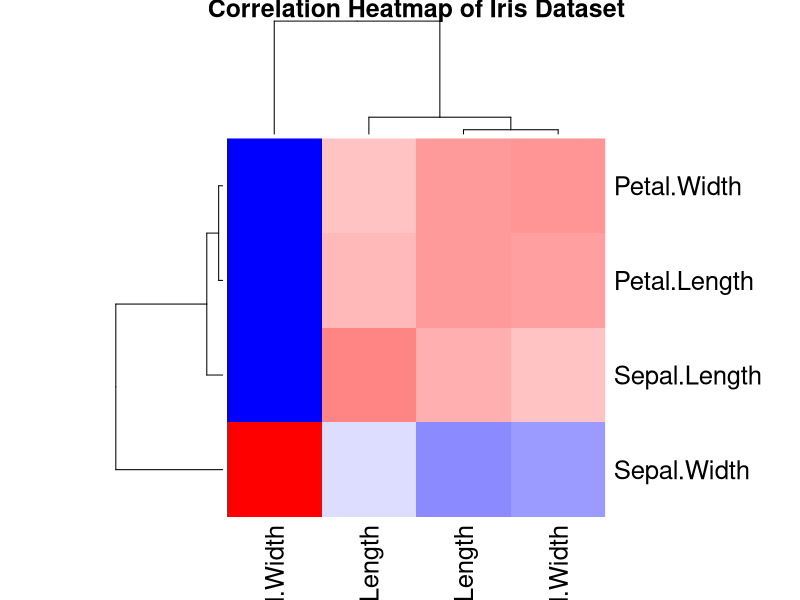
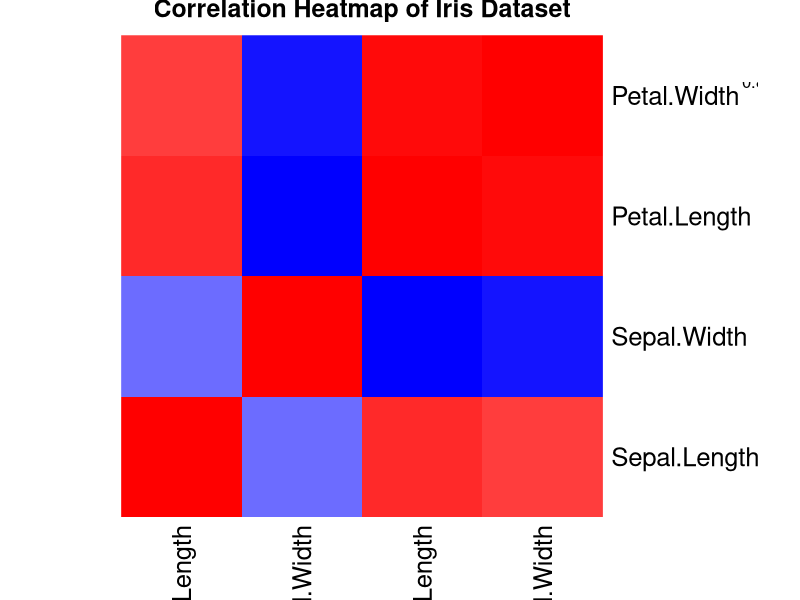
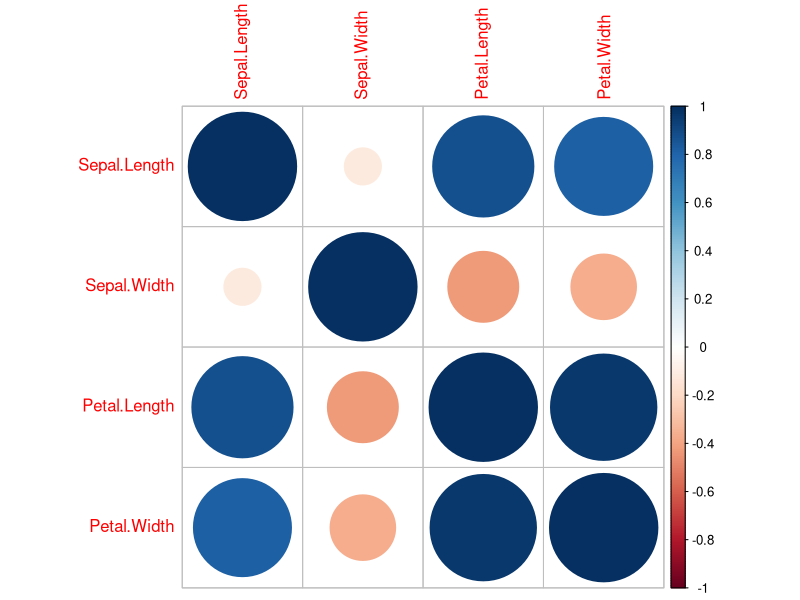
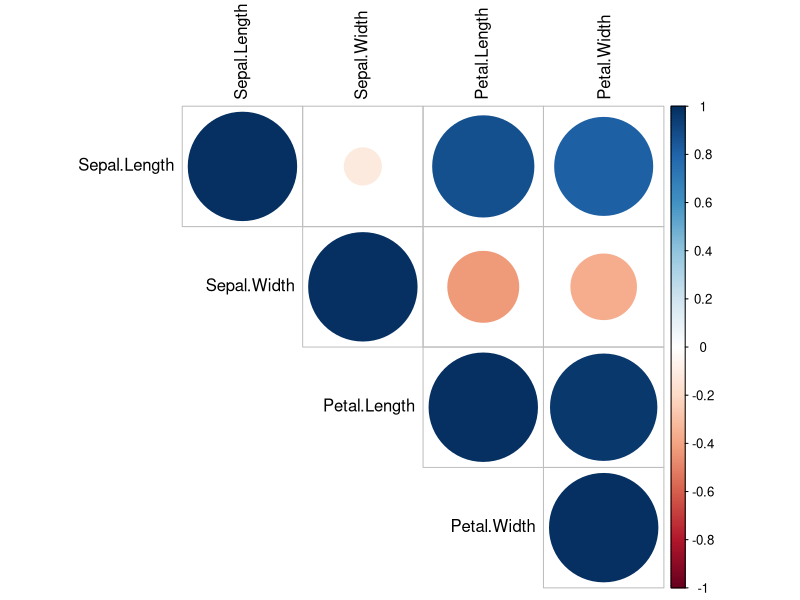
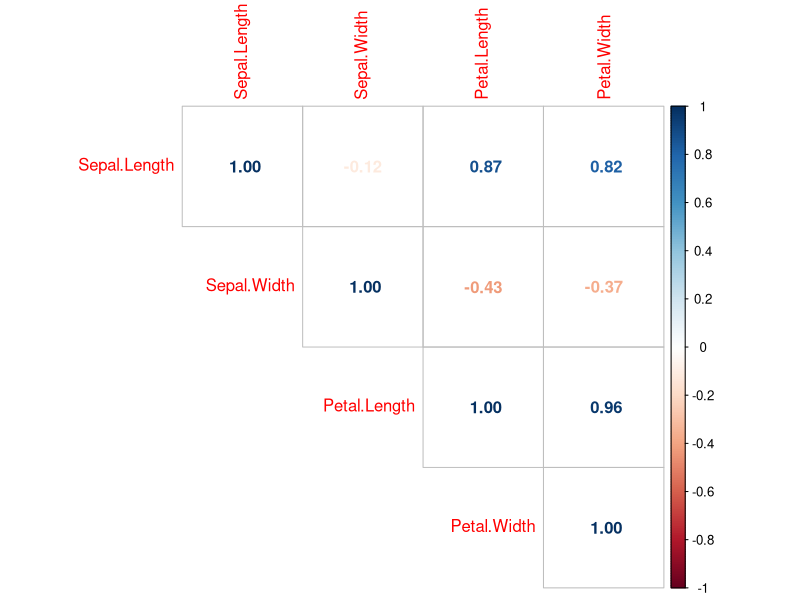
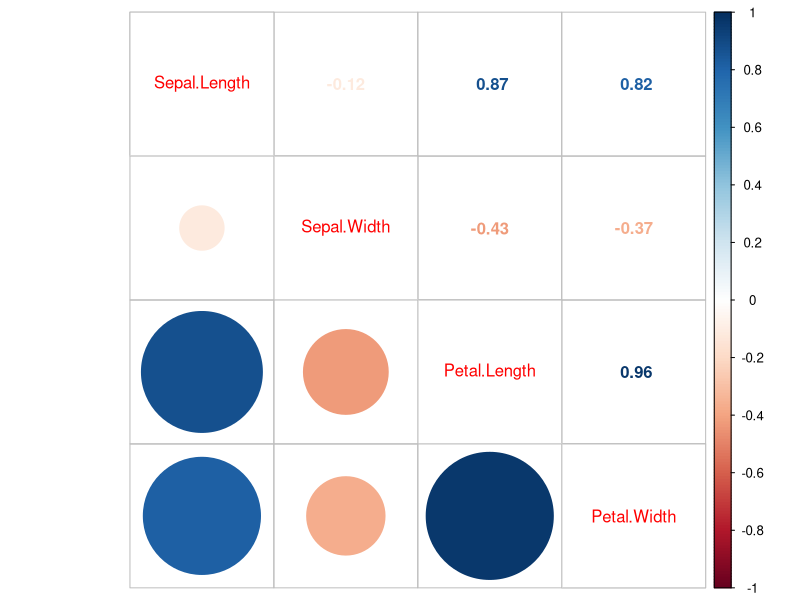
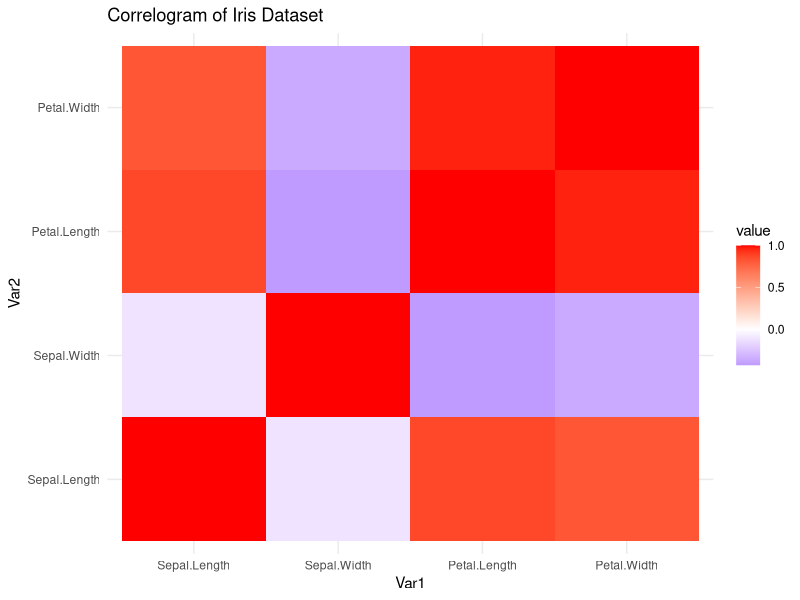
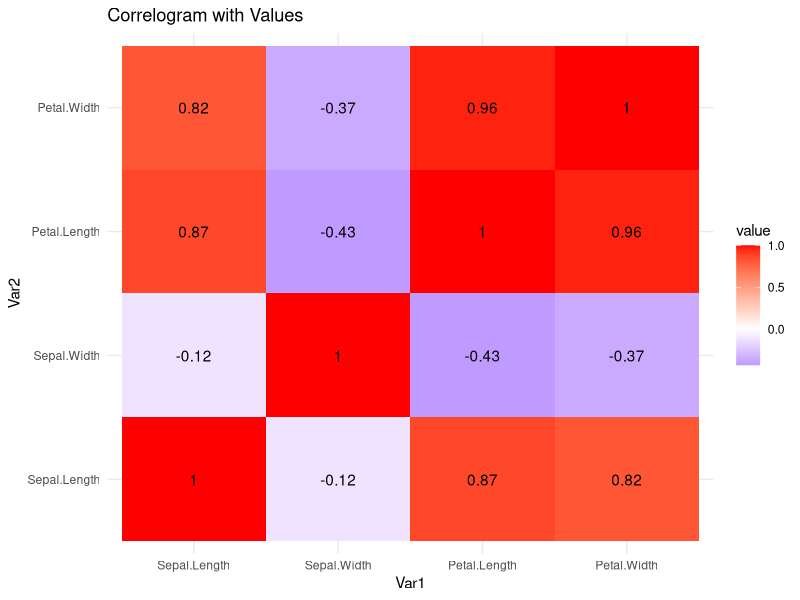

Source code (R) for these figures, in order:
# Load dataset 
data(iris)

# Select numeric columns 
iris_num <- iris[, 1:4]

# Compute correlation matrix 
corr_matrix <- cor(iris_num)
print(corr_matrix)

# HEATMAP (Base R)
heatmap(
  corr_matrix,
  col = colorRampPalette(c("blue", "white", "red"))(100),
  main = "Correlation Heatmap of Iris Dataset"
)

# Heatmap without clustering 
heatmap(
  corr_matrix,
  col = colorRampPalette(c("blue", "white", "red"))(100),
  Rowv = NA,
  Colv = NA,
  scale = "none",
  main = "Correlation Heatmap of Iris Dataset"
)

# Add correlation values on heatmap 
text(
  x = col(corr_matrix),
  y = nrow(corr_matrix) - row(corr_matrix) + 1,
  labels = round(corr_matrix, 2)
)

# CORRPLOT
# Install once (comment after first use) 
install.packages("corrplot")

library(corrplot)

# Basic corrplot
corrplot(corr_matrix)

# Circle style (upper triangle) 
corrplot(
  corr_matrix,
  method = "circle",
  type = "upper",
  tl.col = "black"
)

# Numbers style 
corrplot(
  corr_matrix,
  method = "number",
  type = "upper"
)

# Mixed correlogram 
corrplot.mixed(
  corr_matrix,
  lower = "circle",
  upper = "number"
)

# ---------------- GGPLOT2 CORRELOGRAM ----------------
# install.packages("reshape2") 
# install.packages("ggplot2")

library(reshape2)
library(ggplot2)

# Convert to long format 
corr_long <- melt(corr_matrix)

# Basic correlogram
ggplot(corr_long, aes(Var1, Var2, fill = value)) +
  geom_tile() +
  scale_fill_gradient2(
    low = "blue",
    mid = "white",
    high = "red",
    midpoint = 0
  ) +
  theme_minimal() +
  labs(title = "Correlogram of Iris Dataset")

# Correlogram with values
ggplot(corr_long, aes(Var1, Var2, fill = value)) +
  geom_tile() +
  geom_text(aes(label = round(value, 2))) +
  scale_fill_gradient2(
    low = "blue",
    mid = "white",
    high = "red",
    midpoint = 0
  ) +
  theme_minimal() +
  labs(title = "Correlogram with Values")

# ---------------- GGALLY ADVANCED ----------------
# install.packages("GGally") 

library(GGally)

# Correlation plot with labels 
ggcorr(
  iris_num,
  label = TRUE,
  label_round = 2
)

# Scatter plot matrix 
ggpairs(
  iris,
  columns = 1:4,
  aes(color = Species)
)
